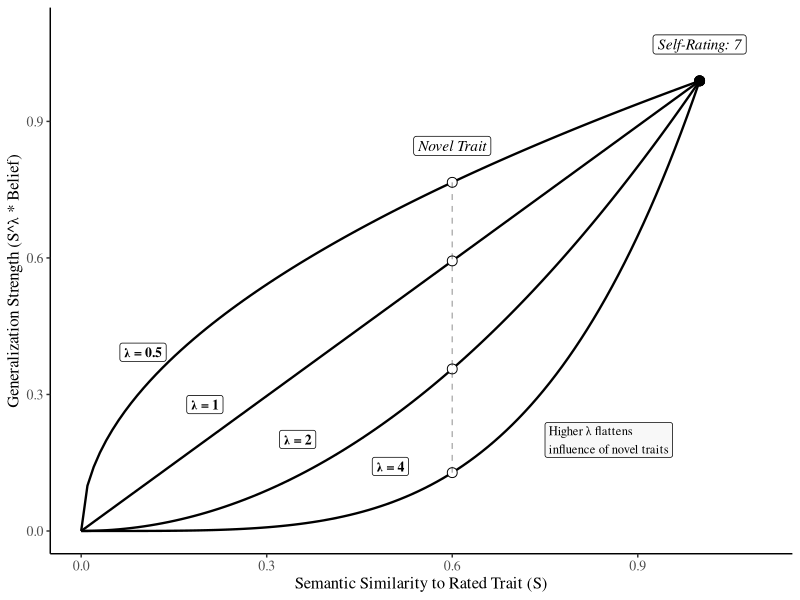
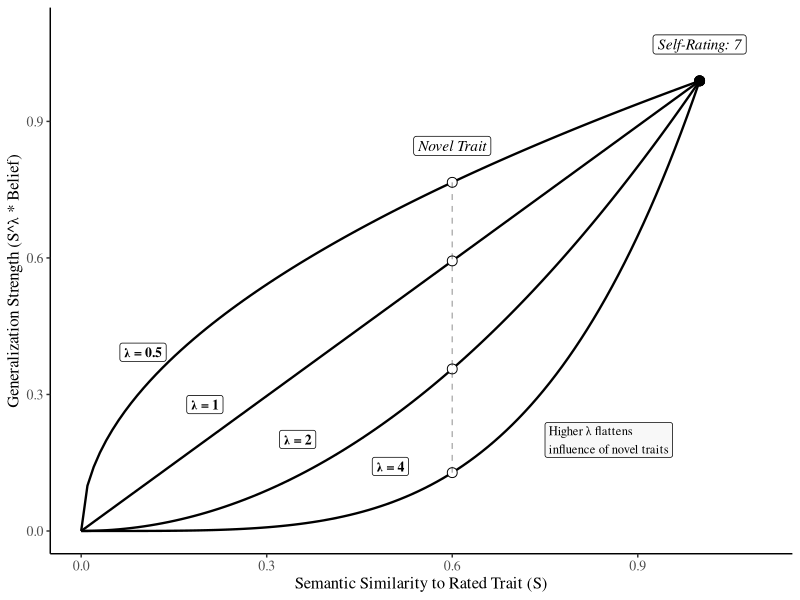

The R script that drew these images, in order:
# Refined Visualization of how Lambda enables Alpha Identifiability (Staggered Labels)
library(tidyverse)

# Parameters
lambda_vals <- c(0.5, 1, 2, 4)
alpha <- 1.5 
E <- 7       
G <- 1 / (1 + exp(-alpha * (E - 4))) 

# Generate Similarity space
sim_space <- seq(0, 1, length.out = 100)

# Create curve data
df_curves <- expand.grid(Similarity = sim_space, lambda = lambda_vals) %>%
  mutate(
    Weight = (Similarity^lambda) * G,
    lambda_label = paste0("λ = ", lambda)
  )

# Define Traits to highlight
traits_to_show <- tibble(
  Trait = c("Rated Trait", "Novel Trait"),
  Similarity = c(1.0, 0.6),
  Rating = c("7", "?")
)

# Calculate points on the curves for these traits
trait_points <- expand.grid(Similarity = traits_to_show$Similarity, lambda = lambda_vals) %>%
  left_join(traits_to_show, by = "Similarity") %>%
  mutate(
    Weight = (Similarity^lambda) * G
  )

# STAGGERED Label positions for lambda
# We pick different X positions where the curves are naturally separated
label_pos <- tibble(
  lambda = c(0.5, 1, 2, 4),
  x_pos = c(0.1, 0.2, 0.35, 0.5)
) %>%
  mutate(
    y_pos = (x_pos^lambda) * G + 0.08
  )

# Plot
p <- ggplot() +
  # Curves
  geom_line(data = df_curves, aes(x = Similarity, y = Weight, group = as.factor(lambda)), 
            color = "black", linewidth = 0.8) +
  # Staggered Lambda labels in white boxes
  geom_label(data = label_pos, aes(x = x_pos, y = y_pos, label = paste0("λ = ", lambda)),
            size = 3.5, fontface = "bold", family = "serif", fill = "white", linewidth = 0.2) +
  # Points for the rated trait
  geom_point(data = trait_points %>% filter(Trait == "Rated Trait"), 
             aes(x = Similarity, y = Weight), size = 3, color = "black") +
  # Points for the novel trait
  geom_point(data = trait_points %>% filter(Trait == "Novel Trait"), 
             aes(x = Similarity, y = Weight), size = 3, color = "black", shape = 21, fill = "white") +
  # Vertical line connecting the novel trait points
  geom_segment(aes(x = 0.6, xend = 0.6, y = (0.6^4)*G, yend = (0.6^0.5)*G), 
               linetype = "dashed", alpha = 0.3) +
  # Boxed annotations
  annotate("label", x = 1.0, y = G + 0.08, label = "Self-Rating: 7", 
           fontface = "italic", family = "serif", fill = "white", linewidth = 0.5) +
  annotate("label", x = 0.6, y = (0.6^0.5)*G + 0.08, label = "Novel Trait", 
           fontface = "italic", family = "serif", fill = "white", linewidth = 0.5) +
  annotate("label", x = 0.75, y = 0.2, label = "Higher λ flattens\ninfluence of novel traits", 
           hjust = 0, size = 3.2, family = "serif", fill = "#f8f8f8", linewidth = 0.2) +
  labs(
    x = "Semantic Similarity to Rated Trait (S)",
    y = "Generalization Strength (S^λ * Belief)"
  ) +
  scale_x_continuous(expand = c(0, 0.05), limits = c(0, 1.1)) +
  scale_y_continuous(expand = c(0, 0.05), limits = c(0, 1.1)) +
  theme_classic() + 
  theme(
    axis.title = element_text(size = 12, family = "serif"),
    axis.text = element_text(size = 10, family = "serif"),
    legend.position = "none"
  )

# Save
ggsave(here::here("Figures", "Figure_Lambda_Identifiability.png"), p, width = 7, height = 5, dpi = 300)
ggsave(here::here("Figures", "fig05_lambda_identifiability.tiff"), p, width = 7, height = 5, dpi = 300)

message("Saved: Figures/Figure_Lambda_Identifiability.png + fig05_lambda_identifiability.tiff")
